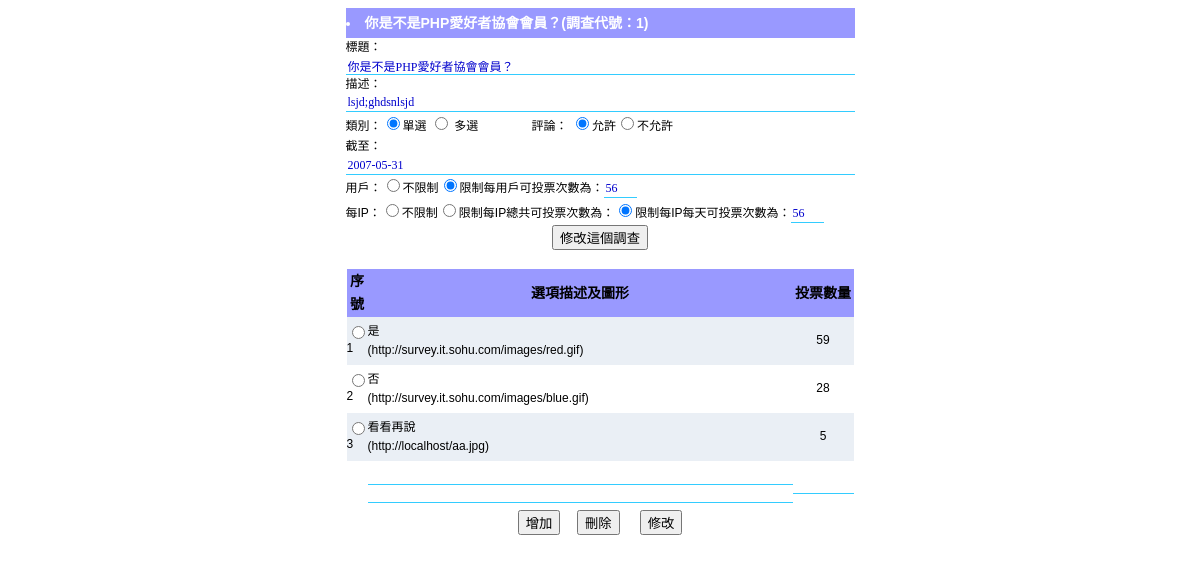
The app's page /vote/voteadm.php?id=1 with its own data.
### tables this page shows
create table vote (
   id int(11) not null auto_increment,
   title varchar(255) not null,
   `desc` varchar(255) not null,
   class tinyint(1) not null default '0',
   talk tinyint(4) not null default '0',
   valuedate date not null default '0000-00-00',
   isuser tinyint(1) not null default '0',
   perip int(11) not null default '0',
   primary key (id))
   type=MyISAM;

create table voteitem (
   id mediumint(10) not null auto_increment,
   Vid int(5) not null default '0',
   `desc` varchar(150) not null,
   img varchar(150) not null,
   `count` int(10) not null default '0',
   primary key (id))
   type=MyISAM;

### vote/voteadm.php (the view, shortened to what this page needs)
<?
include("conn.php");
$Vid = $_GET['id'];
if ($Vid<>"")
{
$query    = "select * from vote where id=".$Vid;
$result   = mysql_query($query, $id);
$row      = mysql_fetch_array($result);
}
?>
<!DOCTYPE HTML PUBLIC "-//W3C//DTD HTML 4.01 Transitional//EN" "http://www.w3.org/TR/html4/loose.dtd">
<html>
<head>
</head>
<body><??>
<table width="480" border="0" cellspacing="0" cellpadding="0" align="center">
<form action="voteadm.php?id=<? echo $Vid;?>" name="vote" method="post">
<tr><td height="30" bgcolor="#9999FF" class="middle"><font color="#FFFFFF">
  <li><b><? echo $row['title']."(調查代號：".$row['id'].")";?></b></li></font></td></tr>
<tr><td height="35">
標題：<input name="title" size="70" type="text" class="input" value="<? echo $row['title']?> "></td></tr><tr><td height="25">
描述：<input name="desc" size="70" type="text" class="input" value="<? echo $row['desc']?>"></td></tr><tr><td height="25">
類別：<input name="class" type="radio" value="0"<? echo ($row['class']==0? " checked":"")?>>單選 <input name="class"  type="radio" value="1"<? echo ($row['class']==1?" checked":"")?>>
多選 &nbsp;&nbsp;&nbsp;&nbsp;&nbsp;&nbsp;&nbsp;&nbsp;&nbsp;&nbsp;&nbsp;&nbsp;&nbsp;&nbsp;&nbsp;評論：
<input type="radio" name="talk" value="1" <? echo ($row['talk']==1? " checked":"")?>>允許<input type="radio" name="talk" value="0" <? echo ($row['talk']==0? " checked":"")?>>不允許</td>
</tr><tr><td height="25">
截至：<input name="date" type="text" size="70" class="input" value="<? echo $row['valuedate']?>"></td></tr><tr><td height="25">
用戶：<input name="a" onclick="email2()"  type="radio" value="0" <? echo ($row['isuser']==0?'checked':'')?>>不限制<input name="a" onclick="email1()"  type="radio" value="1" <? echo ($row['isuser']==0?'':'checked')?>>限制每用戶可投票次數為：<input name="isuser" type="text" class="input" size="2" value="<? echo $row['isuser']?>"<? echo ($row['isuser']==0?' style="visibility:hidden "':'') ?>></td></tr><tr><td height="25">
每IP：<input name="b" onclick="ip2()"  type="radio" value="0" <? echo ($row['perip']==0?'checked':'')?>>不限制<input name="b" onclick="ip1()"  type="radio" value="-1" <? echo ($row['perip']<0?'checked':'')?>>限制每IP總共可投票次數為：<input name="b" onclick="ip1()"  type="radio" value="1" <? echo ($row['perip']>0?'checked':'')?>>限制每IP每天可投票次數為：<input name="perip" type="text" size="2" class="input" value="<? echo abs($row['perip'])?>"<? echo ($row['perip']==0?' style="visibility:hidden "':'')?>>
</td></tr><tr><td align="center"><input name="v" type="hidden" value="1"><input name="vid" type="hidden" value="<? echo $Vid;?>">
<?
if (isset($_GET['id']))
{
?>
<input type="submit"  onclick="javascript:document.vote.act.value='mod';document.vote.submit()" value="修改這個調查">
<?
}
else
{
?>
<input type="submit"  onclick="javascript:document.vote.act.value='insert';document.vote.submit()" value="添加新調查">
<? } ?>
<input name="act" type="hidden" value=""></td></tr></form></table><br>
<?
if (isset($_GET['id']))
{
?>
<table  width="480" border="0" cellspacing="0" cellpadding="0" align="center">
<tr bgcolor="#9999FF" class="middle" align="center">
	<td width="60" align="center" height="48"><b>序號</b></td>
	<td width="355" align="center"><b>選項描述及圖形</b></td>
	<td width="65" align="center"><b>投票數量</b></td></tr>
	<form action="voteadm.php?id=<? echo $Vid;?>" name="item" method="post">
<?
$query    = "select * from voteitem where Vid=".$Vid;
$result   = mysql_query($query, $id);
$i        = 1;
while($row = mysql_fetch_array($result))
{
  $bgcolor = ($bgcolor  == ' bgcolor="#EAEFF5"' ? ' ' : ' bgcolor="#EAEFF5"' );
  echo '<tr '.$bgcolor.' valign="middle"><td height="48"><input name="vid" value="'.$row['id'].'" onclick="javascript:document.item.vtid.value=\''.$row['id'].'\';document.item.vtdesc.value=\''.$row['desc'].'\';document.item.vtimg.value=\''.$row['img'].'\';document.item.vtcount.value=\''.$row['count'].'\';"  type="radio">'.$i.'</td><td>'.$row['desc'].' <br>('.$row['img'].') </td><td align="center">'.$row['count'].'</td>'.chr(10);
  $i++;
}
?>
<tr valign="middle"><td height="48"></td><td align="center"><input name="vtdesc" class="input" size="58"><br><input name="vtimg" class="input" size="58"></td><td align="center"><input name="vtcount" class="input" size="6"></td></tr>
<tr><td align="center" colspan="3" height="28"><input name="" onclick="javascript:document.item.act.value='insert';document.item.submit()" type="button" value="增加"> &nbsp;&nbsp;&nbsp;&nbsp;<input name="Input"  onclick="javascript:document.item.act.value='del';document.item.submit()" type="button" value="刪除"> &nbsp;&nbsp;&nbsp;&nbsp;  <input name="Input2" onclick="javascript:document.item.act.value='mod';document.item.submit()" type="button" value="修改"> </td>
</tr>
</table>
<?
}
?>
</body>
</html>

### vote/voteadm.php (style rules this page uses)
.middle { font-family: Verdana, 宋體,Arial, Helvetica, sans-serif; font-size: 14px; font-style: normal; line-height: 1.6; }
.input { border-bottom-width: 1px; border-top-style: none; border-right-style: none; border-bottom-style: solid; border-left-style: none; border-bottom-color: #33CCFF; font-family: Verdana; font-size: 12px; color: #0000CC; }

### records on screen
vote: title "你是不是PHP愛好者協會會員？", id "1", desc "lsjd;ghdsnlsjd", class "☑", talk "☑", date "2007-05-31", isuser "☑", isuser "56", perip "☑", perip "56"
voteitem: desc "是", img "http://survey.it.sohu.com/images/red.gif", count "59"
voteitem: desc "否", img "http://survey.it.sohu.com/images/blue.gif", count "28"
voteitem: desc "看看再說", img "http://localhost/aa.jpg", count "5"
